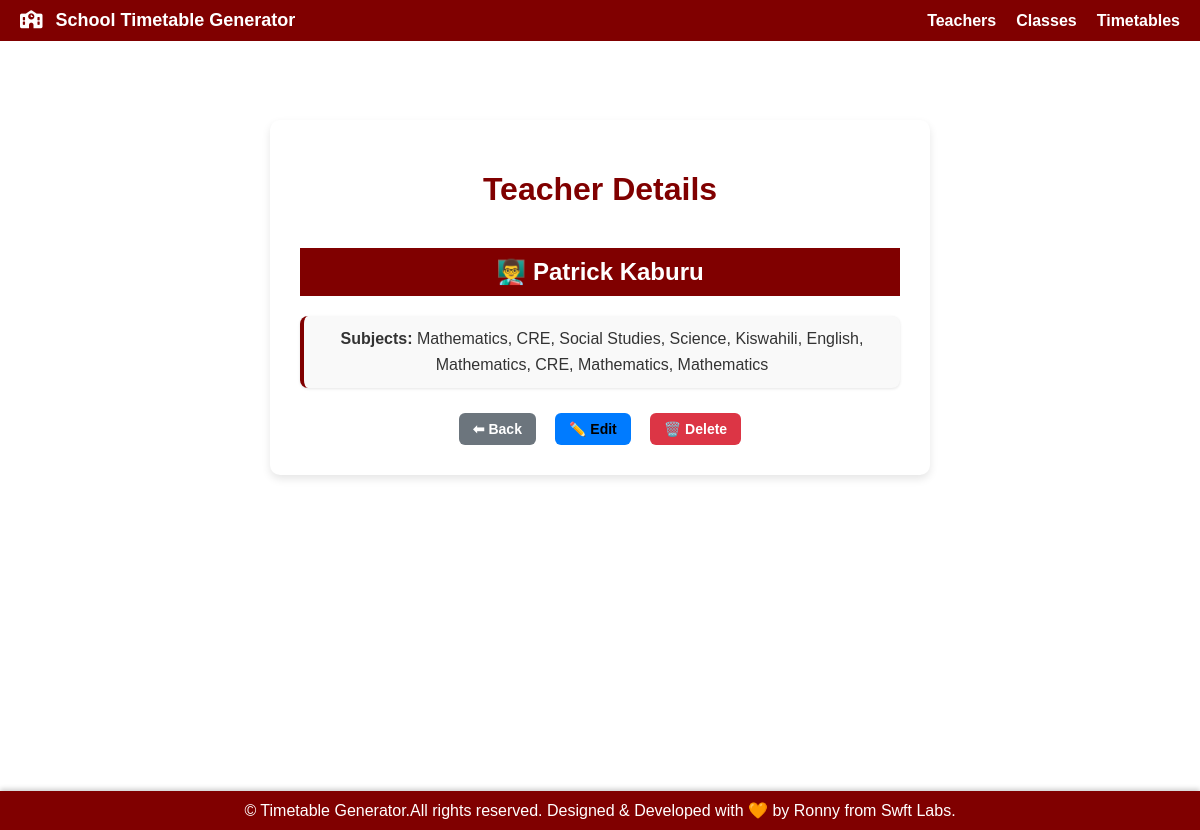
/teachers/198/, run on the app's committed database.
### timetables/models.py (models this page shows, shortened)
class Teacher(models.Model):
    name = models.CharField(max_length=100)
    teacher_id = models.CharField(max_length=20, unique=True)

class StreamSubjectTeacher(models.Model):
    stream = models.ForeignKey(Stream, on_delete=models.CASCADE)
    subject = models.ForeignKey(Subject, on_delete=models.CASCADE)
    teacher = models.ForeignKey(Teacher, on_delete=models.CASCADE)

class Subject(models.Model):
    name = models.CharField(max_length=100)

### timetables/views.py (the view)
# urls.py: path('teachers/<int:teacher_id>/', views.view_teacher, name='view_teacher'),
def view_teacher(request, teacher_id):
    teacher = Teacher.objects.get(id=teacher_id)
    return render(request, 'view_detail.html', {
        'object': teacher,
        'type': 'teacher',
        'title': 'Teacher',
        'return_url': 'teachers',
        'edit_url': 'edit_teacher',
        'delete_url': 'delete_teacher',
    })

### templates/view_detail.html (shortened to what this page needs)
{% extends 'base.html' %}
{% block content %}
<div class="detail-container">
  <h1>{{ title }} Details</h1>
  {% if type == "teacher" %}
    <h2>👨‍🏫 {{ object.name }}</h2>
    <p><strong>Subjects:</strong>
      {% for stt in object.streamsubjectteacher_set.all %}
        {{ stt.subject.name }}{% if not forloop.last %}, {% endif %}
      {% empty %}
        N/A
      {% endfor %}
    </p>
  {% elif type == "assignment" %}
    <h2>📘 Assignment ID: {{ object.id }}</h2>
    <p><strong>Stream:</strong> {{ object.stream }}</p>
    <p><strong>Subject:</strong> {{ object.subject }}</p>
    <p><strong>Teacher:</strong> {{ object.teacher }}</p>
  {% endif %}
  <div class="detail-actions">
    <a href="{% url return_url %}" class="action-btn back">⬅ Back</a>
    <a href="{% url edit_url object.id %}" class="action-btn edit">✏️ Edit</a>
    <a href="{% url delete_url object.id %}" class="action-btn delete">🗑️ Delete</a>
  </div>
</div>
{% endblock %}

### static/css/style.css (style rules this page uses)
body { font-family: Arial, sans-serif; margin: 0; padding-top: 60px; overflow-x: hidden; }
main p { font-size: 16px; line-height: 1.6; color: #333; margin-bottom: 12px; background: #f9f9f9; border-left: 4px solid maroon; padding: 10px 14px; border-radius: 8px; box-shadow: 0 1px 3px rgba(0,0,0,0.1); }
h1 { text-align: center; margin-bottom: 30px; font-weight: bold; }
h2 { background: maroon; color: white; padding: 10px; margin-top: 40px; }
.action-btn { display: inline-block; padding: 4px 8px; margin: 0 2px; border-radius: 4px; text-decoration: none; font-size: 14px; transition: background 0.2s ease-in-out; }
.action-btn.edit { background: #ffc107; color: black; }
.action-btn.delete { background: #dc3545; color: white; }
.detail-container, .delete-container { background: #fff; padding: 30px; margin: 40px auto; max-width: 600px; border-radius: 10px; box-shadow: 0 4px 8px rgba(0,0,0,0.1); text-align: center; }
.detail-container h1, .delete-container h1 { color: maroon; margin-bottom: 20px; }
.detail-container p, .delete-container p { font-size: 16px; color: #333; margin: 10px 0; }
.detail-actions, .delete-container form { margin-top: 25px; display: flex; justify-content: center; gap: 15px; flex-wrap: wrap; }
.action-btn { display: inline-block; padding: 8px 14px; border-radius: 6px; text-decoration: none; font-weight: bold; color: white; }
.action-btn.back { background: #6c757d; }
.action-btn.edit { background: #007bff; }
.action-btn.delete { background: #dc3545; }

### data on the page
Teacher: name "Patrick Kaburu"
StreamSubjectTeacher: subject.name "Mathematics"
StreamSubjectTeacher: subject.name "CRE"
StreamSubjectTeacher: subject.name "Social Studies"
StreamSubjectTeacher: subject.name "Science"
StreamSubjectTeacher: subject.name "Kiswahili"
StreamSubjectTeacher: subject.name "English"
StreamSubjectTeacher: subject.name "Mathematics"
StreamSubjectTeacher: subject.name "CRE"
StreamSubjectTeacher: subject.name "Mathematics"
StreamSubjectTeacher: subject.name "Mathematics"

### other printed values
{{ title }} "Teacher"
